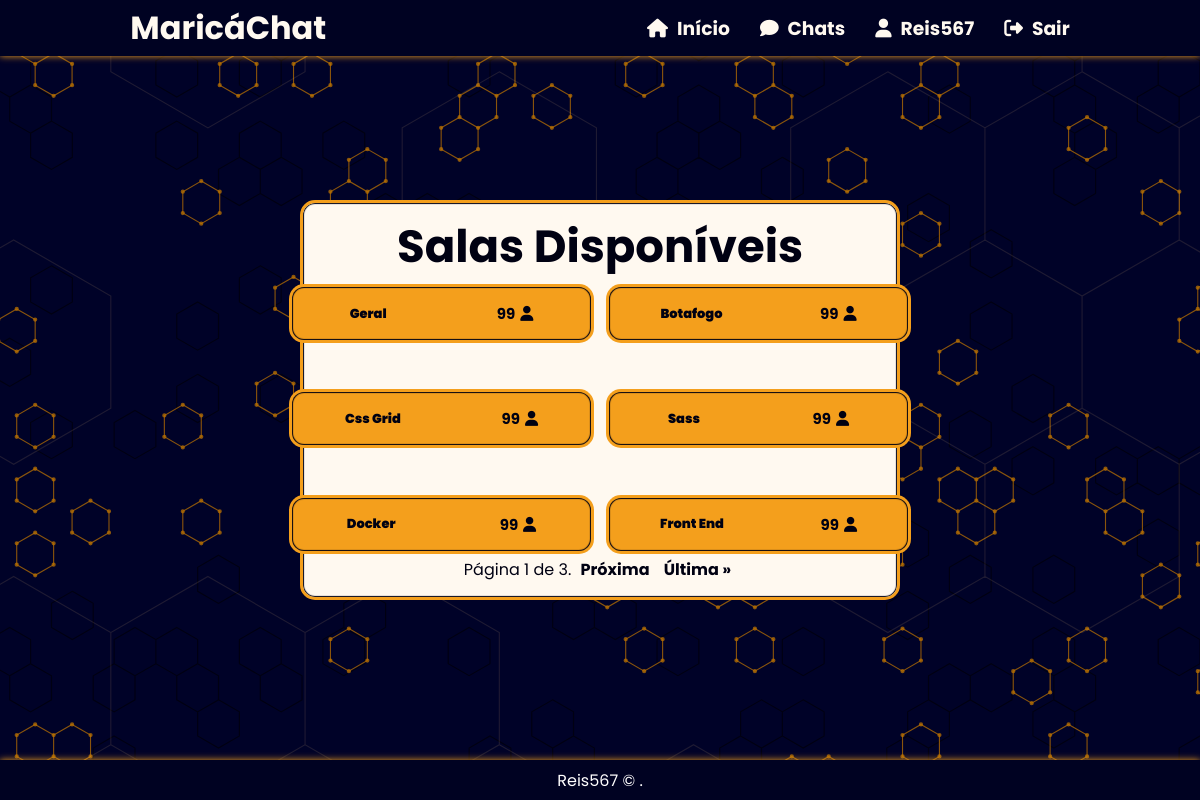
Screenshot of /chat/rooms/ (signed in) with the database file from the repository.
### chat/models.py (models this page shows, shortened)
class Room(models.Model):
    class Meta:
        verbose_name = 'Sala'
        verbose_name_plural = 'Salas'
    name = models.CharField(max_length=20)
    slug = models.SlugField(max_length=50)
    users = models.ManyToManyField(User)

### chat/views.py (the view)
# urls.py: path('rooms/', views.rooms, name='rooms'),
@login_required
def rooms(request):
    room_list = Room.objects.all().order_by('-pk')
    items_per_page = 6
    paginator = Paginator(room_list, items_per_page)
    page = request.GET.get('page')
    try:
        rooms = paginator.page(page)
    except PageNotAnInteger:
        rooms = paginator.page(1)
    except EmptyPage:
        rooms = paginator.page(paginator.num_pages)
    return render(request, 'rooms.html', {'rooms': rooms})

### templates/rooms.html (shortened to what this page needs)
{% extends "base.html" %}
{% block content %}
<section class="chats">
    <div class="chats-content">
        <div class="chats-title">
            <h1>Salas Disponíveis</h1>
        </div>
        <div class="chats-buttons">
            {% if user.is_authenticated %}
                    {% for room in rooms %}
                        <button onclick="window.location.href = '{% url 'room' room.slug %}'" class="chats-button">
                            <span>
                                <h1>{{ room.name }}</h1>
                                <p>99<i class="fa-solid fa-user"></i></p>
                            </span>
                        </button>
                    {% endfor %}
            {% endif %}
        </div>
        <div class="pagination">
            <span class="step-links">
                <span class="current-page">
                    Página {{ rooms.number }} de {{ rooms.paginator.num_pages }}.
                </span>
                {% if rooms.has_next %}
                    <a class="pagination-proxima btn-pagination" href="?page={{ rooms.next_page_number }}">Próxima</a>
                    <a class="pagination-ultima btn-pagination" href="?page={{ rooms.paginator.num_pages }}">Última &raquo;</a>
                {% endif %}
            </span>
        </div>
    </div>
</section>
{% endblock %}

### templates/base.html (shortened to what this page needs)
{% load static %}
<!DOCTYPE html>
    <html>
    <head>
        <link rel="stylesheet"  href="{% static 'css/reset.css' %}">
        <link rel="stylesheet"  href="{% static 'css/style.css' %}">
    </head>
    <body>
        <header>
            <h1>
                <a href="{% url 'home' %}">MaricáChat</a></h1>
            <nav>
                <div class="nav-auth">
                    {% if user.is_authenticated %}
                        <div class="user-is-auth">
                            <h3>
                                <a href="{% url 'home' %}">
                                    <i class="icon-h fa-solid fa-house"></i>  Início</a>
                            </h3>
                            <h3>
                                <a href="{% url 'rooms' %}">
                                    <i class="icon-h fa-solid fa-comment"></i>  Chats</a>
                            </h3>
                            <h3>
                                <a href="{% url 'user_profile' %}">
                                    <i class="icon-h fa-solid fa-user"></i>
                                    {{user.username}}
                                </a>
                            </h3>
                            <h3>
                                <a href="{% url 'logout' %}">
                                 <i class="icon-h fa-solid fa-right-from-bracket"></i>  Sair</a>
                            </h3>
                        </div>
                    {% endif %}
                </div>
            </nav>
        </header>
            {% block content %}{% endblock %}
        <footer class="footer">
            <p><a href="https://github.com/reis567" target="_blank">Reis567</a> &copy; {{ year }}.</p>
        </footer>
    </body>
    </html>

### static/css/style.css (style rules this page uses)
:root { --prim-cl: #050850; --prim-stgr:#000222; --sec-cl: #F49F1C; --sec-stgr: #fbbd5f; --black:#000112; --white:#fff9f0; --ylw-shd: 0px 0px 10px var(--sec-cl); --ylw-shd-ltr: 0px 0px 7px var(--sec-cl); }
body { background-image: url('/static/img/bg.svg'); background-size: cover; width: 100%; height: 100%; font-family: 'Poppins', sans-serif; }
header { position: fixed; top: 0; width: 100%; height: 7vh; display: flex; justify-content: space-around; align-items: center; background-color: var(--prim-stgr); color: var(--white); box-shadow: var(--ylw-shd-ltr); }
header nav { display: flex; justify-content: space-around; gap: 30px; }
header a { color: var(--white); transition: .5s; }
.icon-h { margin-right: 5px; color: var(--white); transition: .5s; }
nav .nav-auth { display: flex; justify-content: space-around; gap: 30px; }
.user-is-auth { padding-left: 60px; display: flex; justify-content: space-around; gap: 30px; }
.footer { position: fixed; bottom: 0; width: 100%; height: 5vh; background-color: var(--prim-stgr); display: flex; justify-content: center; align-items: center; color: white; box-shadow: var(--ylw-shd-ltr); }
.footer a { color: white; transition: .5s; }
.chats { height: 100vh; width: 100vw; display: flex; justify-content: center; align-items: center; }
.chats-content { width: 50%; height: 50%; background-color: var(--white); display: flex; justify-content: space-between; align-items: center; flex-direction: column; color: var(--black); border: 3px solid var(--sec-cl); border-radius: 15px; box-shadow: var(--ylw-shd); box-shadow: inset 0 0 1px 1px var(--black); }
.chats-title { font-size: 30px; font-weight: bold; margin-top: 10px; }
.chats-buttons { max-width: 800px; width: 100%; height: 100%; gap: 40px; display: grid; grid-template-columns: repeat(auto-fill, minmax(200px, 1fr)); align-items: center; justify-items: center; }
.chats-buttons button { color: var(--black); cursor: pointer; background: var(--sec-cl); padding: 15px; width: 110%; border-radius: 15px; border: 3px solid transparent; font-weight: bolder; box-shadow: inset 0 0 1px 1px var(--black); }
.chats-buttons button span { display: flex; align-items: center; justify-content: space-around; }
.chats-buttons button span h1 { font-size: 13px; margin-right: 25px; font-weight: bolder; text-transform: capitalize; }
.chats-buttons button span p { font-size: 15px; }
.chats-buttons i { margin-left: 5px; font-size: 15px; }
.pagination { display: flex; justify-content: space-between; margin-bottom: 15px; }
.btn-pagination { margin-left: 5px; margin-right: 5px; color: var(--black); font-weight: bold; }

### rows the page displays
Room: name "Geral"
Room: name "Botafogo"
Room: name "Css Grid"
Room: name "Sass"
Room: name "Docker"
Room: name "Front End"

### other values shown
{{ user.username }} "Reis567"
{{ rooms.number }} "1"
{{ rooms.paginator.num_pages }} "3"
